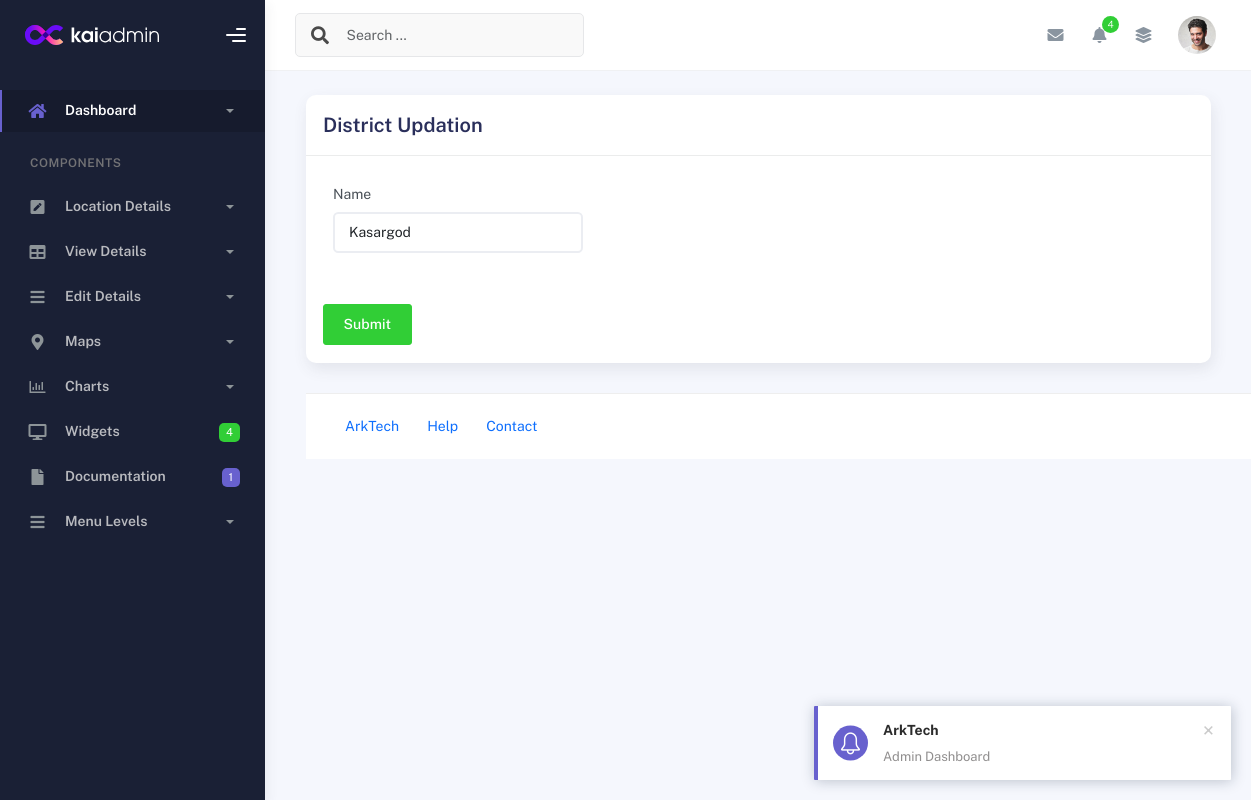
The app's page /Admin/district_edit.php?eid=4, older data.
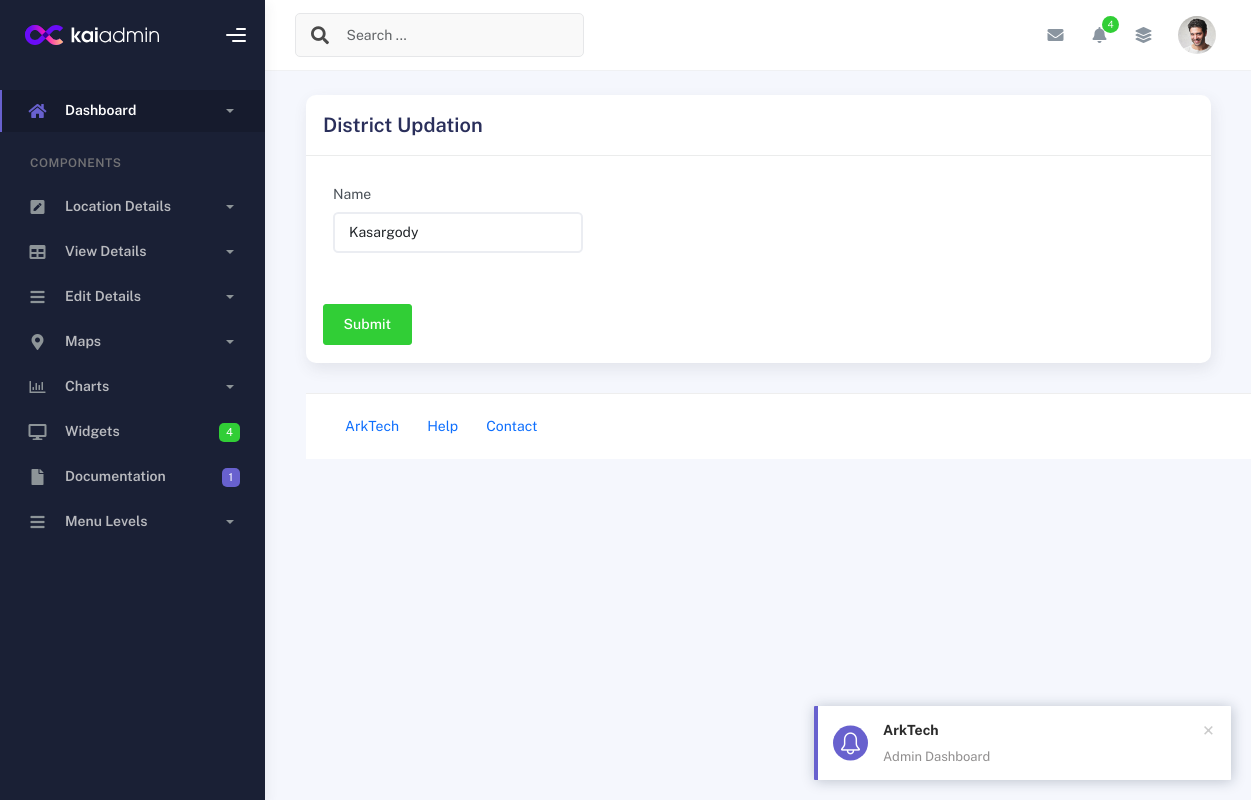
The same page, newer data.
### tables this page shows
CREATE TABLE IF NOT EXISTS `tbl_district` (
  `district_id` int NOT NULL AUTO_INCREMENT,
  `district_name` varchar(30) NOT NULL,
  UNIQUE KEY `district_id` (`district_id`)
);

### dboperation.php (called while the page is built, shortened)
<?php
class dboperation
{
    public $con,$res;
    function __construct()
    {
        $this->con=mysqli_connect("localhost","root","","arktech");
    }
    public function executequery($sql)
    {
        $this->res=mysqli_query($this->con,$sql);
        return $this->res;
    }
}
?>

### Admin/district_edit.php (the view, shortened to what this page needs)
<?php
include_once('header.php');
include_once('../dboperation.php');
$obj=new dboperation();
if(isset($_GET["eid"]))
{
  $cid=$_GET["eid"];
  $sql="select* from tbl_district where district_id='$cid'";
   $res=$obj->executequery($sql);
   $display=mysqli_fetch_array($res);
}
?>
<form action="district_editaction.php" method="POST">
<div class="container" >
          <div class="page-inner">
            <div class="page-header">
              <h3 class="fw-bold mb-3">Forms</h3>
              <ul class="breadcrumbs mb-3">
                <li class="nav-home">
                  <a href="#">
                  </a>
                </li>
                <li class="separator">
                </li>
                <li class="nav-item">
                  <a href="#">Forms</a>
                </li>
                <li class="separator">
                </li>
                <li class="nav-item">
                  <a href="#">Basic Form</a>
                </li>
              </ul>
            </div>
            <div class="row">
              <div class="col-md-12">
                <div class="card">
                  <div class="card-header">
                    <div class="card-title">District Updation</div>
                  </div>
                  <div class="card-body">
                    <div class="row">
                      <div class="col-md-6 col-lg-4">
                        <div class="form-group">
                          <label for="email2">Name</label>
                          <input
                            type="text"
                            class="form-control"
                            name="dname" value="<?php echo $display["district_name"]; ?>"
                            placeholder="Enter Your District"
                          />
                          </div>
                          <div class="form-group">
                        </div><br>
                    <button class="btn btn-success" type="submit" name="submit">Submit</button>
                  </div>
                </div>
              </div>
            </div>
          </div>
        </div>
</form>
<?php include("footer.php"); ?>

Row changes from the older to the newer data that the page shows:
changed tbl_district: dname "Kasargod" → "Kasargody"
